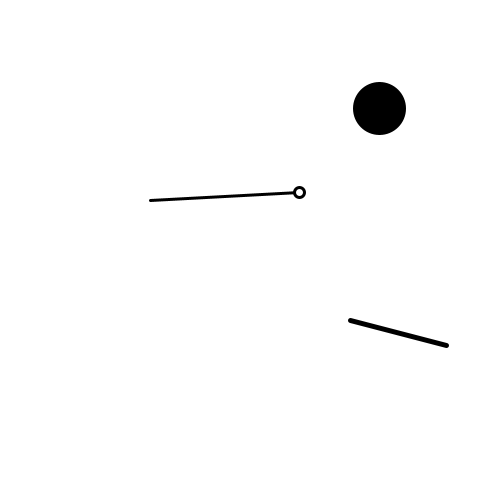
Frame 1 (no input)
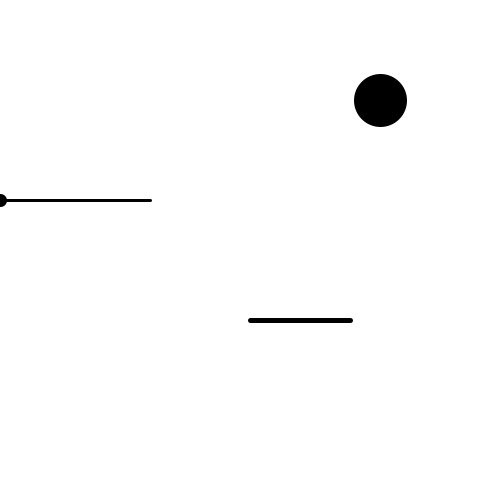
Frame 60 (the mouse pressed at the canvas centre just before this capture)
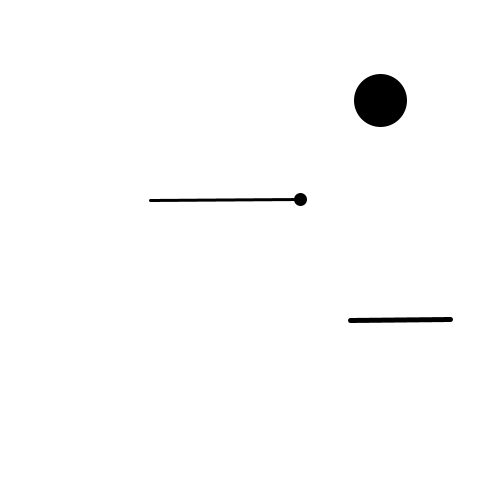
Frame 120 (the mouse held since frame 60 and released just before this capture)

The Processing sketch that drew these frames (run headless with seeded random() and noise(); from frame 60 on, the mouse is pressed at the canvas centre):

// Processing sketch: processing_131368
// ── processing_131368.pde

void setup() {
size(500,500);
background(255);
}
float a_radius = 100;
float a_angle = 0;
float a_x = cos(a_angle*PI/180)*a_radius;
float a_y = sin(a_angle*PI/180)*a_radius;

float b_radius = 150;
float b_angle = 0;
float b_x = cos(b_angle*PI/180)*b_radius;
float b_y = sin(b_angle*PI/180)*b_radius;

float c_radius = 80;
float c_angle = 0;
float c_x = cos(c_angle*PI/180)*c_radius;
float c_y = sin(c_angle*PI/180)*c_radius;


void draw() {
background(255);

// this is the first motion, just a line
a_angle = a_angle + 15;
float a_x = cos(a_angle*PI/180)*a_radius;
float a_y = sin(a_angle*PI/180)*a_radius;
strokeWeight(5);
line(350, 320, 350+a_x, 320+a_y);

// this is the second motion, line with a circle
b_angle = b_angle - 3;
float b_x = cos(b_angle*PI/180)*b_radius;
float b_y = sin(b_angle*PI/180)*b_radius;
strokeWeight(3);
line(150, 200, 150+b_x, 200+b_y);
ellipse(150+b_x, 200+b_y, 10, 10);

// this is the third motion, just a circle moving
c_angle = c_angle + 6;
float c_x = cos(c_angle*PI/180)*c_radius;
float c_y = sin(c_angle*PI/180)*c_radius;
fill(0);
ellipse(300+c_x, 100+c_y, 50, 50);

}
